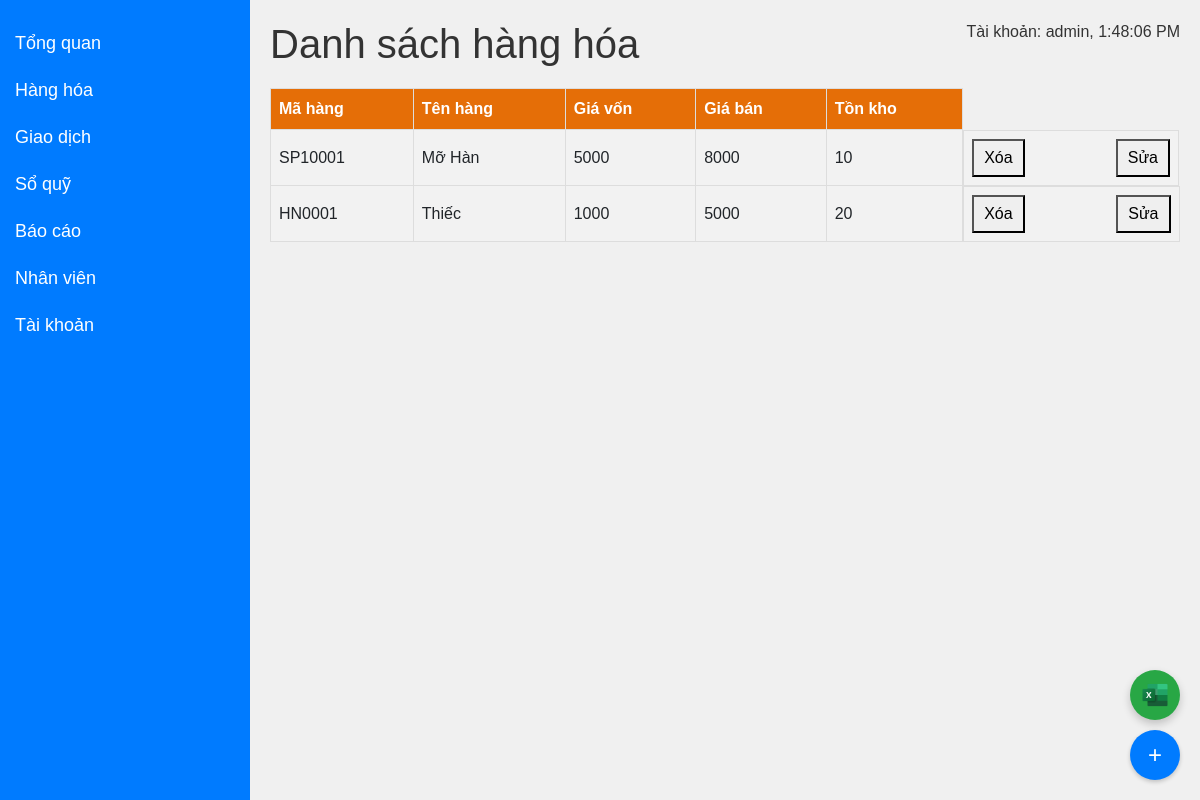
Page /product (signed in) on the earlier database version.
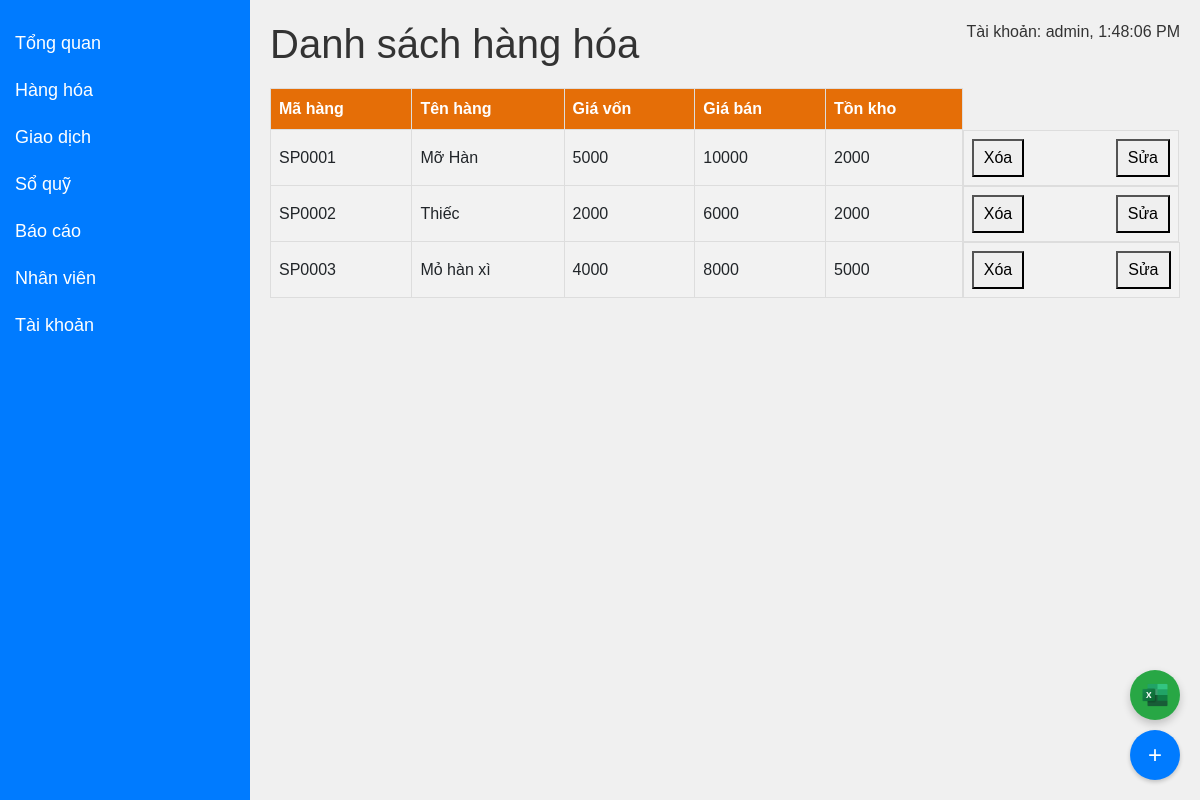
Same page on the later database version.
### db.py (models this page shows)
class Product(db.Model):
    __tablename__ = 'product'
    id_product = db.Column(db.Integer, primary_key=True, autoincrement=True)
    plu = db.Column(db.String(50), nullable=False)
    barcode = db.Column(db.String(50), nullable=False)
    nameproduct = db.Column(db.String(255), nullable=True)
    groupproduct = db.Column(db.String(255), nullable=True)
    brand = db.Column(db.String(255), nullable=True)
    costcapital = db.Column(db.Integer, nullable=False)
    price = db.Column(db.Integer, nullable=False)
    inventory = db.Column(db.Integer, nullable=False)
    unit = db.Column(db.String(50), nullable=False)
    path_image = db.Column(db.String(255), nullable=True)

### app.py (the view)
@app.route("/product", methods=["GET"])
def admin_product():
    if "user_id" in session and session["usertype"] == "admin":
        user = Register.query.filter_by(id=session["user_id"]).first()
        if user:
            products = get_products()
            return render_template(
                "admin/product.html", user_name=user.user, products=products
            )
        else:
            return "Không tìm thấy thông tin người dùng"
    else:
        return redirect(url_for("login"))

### app.py (called while the page is built)
def get_products():
    products = Product.query.with_entities(
        Product.id_product,
        Product.plu,
        Product.barcode,
        Product.nameproduct,
        Product.groupproduct,
        Product.brand,
        Product.costcapital,
        Product.price,
        Product.inventory,
        Product.unit,
    ).all()
    product_list = []
    for product in products:
        product_data = {
            "id_product": product.id_product,
            "plu": product.plu,
            "barcode": product.barcode,
            "nameproduct": product.nameproduct,
            "groupproduct": product.groupproduct,
            "brand": product.brand,
            "costcapital": product.costcapital,
            "price": product.price,
            "inventory": product.inventory,
            "unit": product.unit,
        }
        product_list.append(product_data)
    return product_list

### templates/admin/product.html (shortened to what this page needs)
<!DOCTYPE html>
<html lang="en">
<head>
    <link rel="stylesheet" href="https://stackpath.bootstrapcdn.com/bootstrap/4.5.2/css/bootstrap.min.css">
    <link rel="stylesheet" href="../../static/css/product.css">
</head>
<body>
    <div class="sidebar">
        <a href="/overview">Tổng quan</a>
        <a href="/product">Hàng hóa</a>
        <a href="/transaction">Giao dịch</a>
        <a href="/treasury">Sổ quỹ</a>
        <a href="/report">Báo cáo</a>
        <a href="/staff">Nhân viên</a>
        <a href="/account">Tài khoản</a>
    </div>
    <div class="content">
        <h1>Danh sách hàng hóa</h1>
        <p id="realtime-data"></p>
        <table>
            <thead>
                <tr>
                    <th>Mã hàng</th>
                    <th>Tên hàng</th>
                    <th>Giá vốn</th>
                    <th>Giá bán</th>
                    <th>Tồn kho</th>
                </tr>
            </thead>
            <tbody>
                {% for product  in products  %}
                <tr data-id="{{ product.id_product }}">
                    <td >{{ product.plu }}</td>
                    <td >{{ product.nameproduct }}</td>
                    <td >{{ product.costcapital }}</td>
                    <td >{{ product.price }}</td>
                    <td >{{ product.inventory }}</td>
                    <td class="action-buttons">
                        <button onclick="deleteRegister('{{ product.id_product }}')">Xóa</button>
                        <button onclick="updateProduct('{{ product.id_product }}')">Sửa</button>
                    </td>
                </tr>
                {% endfor %}
            </tbody>
        </table>
    </div>
    <button id="addRegisterBtn">+</button>
    <button id="exportExcelBtn"></button>
</body>
</html>

### static/css/product.css (style rules this page uses)
body { font-family: Arial, sans-serif; background-color: #f0f0f0; margin: 0; padding: 0; position: relative; }
.sidebar { height: 100%; width: 250px; position: fixed; top: 0; left: 0; background-color: #007bff; padding-top: 20px; }
.sidebar a { padding: 10px 15px; text-decoration: none; font-size: 18px; color: white; display: block; transition: background-color 0.3s ease; }
.content { margin-left: 250px; padding: 20px; }
.content h1 { color: #333; }
.content p { color: #666; }
#realtime-data { position: absolute; top: 20px; right: 20px; color: #333; }
table { width: 100%; border-collapse: collapse; margin-top: 20px; }
th, td { border: 1px solid #dddddd; text-align: left; padding: 8px; }
th { background-color: #e56e07; color: white; }
td { background-color: #f2f2f2; }
.action-buttons { display: flex; justify-content: space-between; }
.action-buttons button { padding: 5px 10px; cursor: pointer; }
#addRegisterBtn { position: fixed; bottom: 20px; right: 20px; width: 50px; height: 50px; background-color: #007bff; color: white; border: none; border-radius: 50%; font-size: 24px; cursor: pointer; box-shadow: 0px 2px 4px rgba(0, 0, 0, 0.2); }
#exportExcelBtn { position: fixed; bottom: 80px; right: 20px; width: 50px; height: 50px; background-color: #28a745; color: white; border: none; border-radius: 50%; cursor: pointer; background-image: url('../../static/img/icons8-excel-48.png'); background-size: 60%; background-position: center; background-repeat: no-repeat; box-shadow: 0 4px 8px rgba(0, 0, 0, 0.2); }

Differences in the rows shown:
changed Product "Mỡ Hàn": plu "SP10001" → "SP0001"; price "8000" → "10000"; inventory "10" → "2000"
changed Product "Thiếc": plu "HN0001" → "SP0002"; costcapital "1000" → "2000"; price "5000" → "6000"; inventory "20" → "2000"
added Product: plu "SP0003", nameproduct "Mỏ hàn xì", costcapital "4000", price "8000", inventory "5000"
